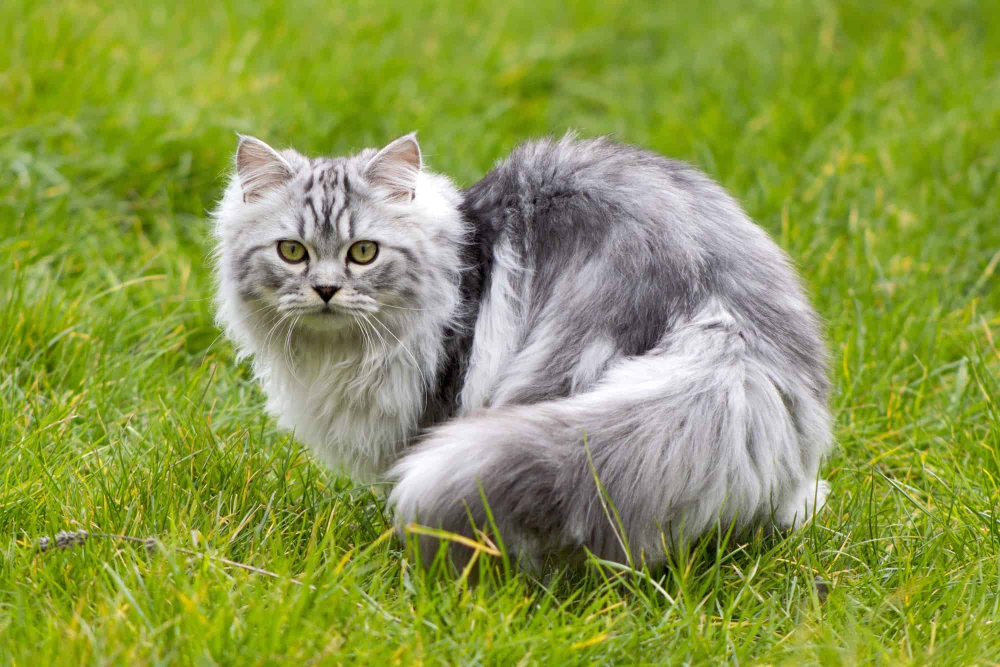
#> input picture dspPython/Image.jpg, 2000 x 1334 px, given in place of the camera (shown at 1/2 size)
$ python 'Activity 5.py'
#> lines starting #> are read from the running program, lines starting #| are printed output that depends on the picture; after the words box and inside, x2 and y2 are one past the last pixel; in counts of white or black regions, pixels touching at a corner belong together
import cv2
import numpy as np
import serial
import time

# ---- SERIAL SETUP ----
ser = serial.Serial('COM3', 9600, timeout=1)  # change 'COM3' to your Arduino port
time.sleep(2)  # wait for serial connection

# ---- CAMERA ----
cap = cv2.VideoCapture(0)  # 0 = default camera

# ---- INITIAL SERVO STATE ----
servo_angle = 90  # middle position
frame_width = int(cap.get(cv2.CAP_PROP_FRAME_WIDTH))

# ---- COLOR RANGE (HSV) for ORANGE ----
lower_color = np.array([10, 100, 100])
upper_color = np.array([25, 255, 255])
# add second range for orange (wraps HSV space)
lower_color2 = np.array([10, 100, 50])
upper_color2 = np.array([25, 255, 200])

while True:
    ret, frame = cap.read()
#> frame is the input picture: shape (1334, 2000, 3); mean B, G, R 74, 153.4, 138.9
    if not ret:
        break

    hsv = cv2.cvtColor(frame, cv2.COLOR_BGR2HSV)
#> hsv: shape (1334, 2000, 3); mean H, S, V 54.8, 140.6, 155.6
    mask1 = cv2.inRange(hsv, lower_color, upper_color)
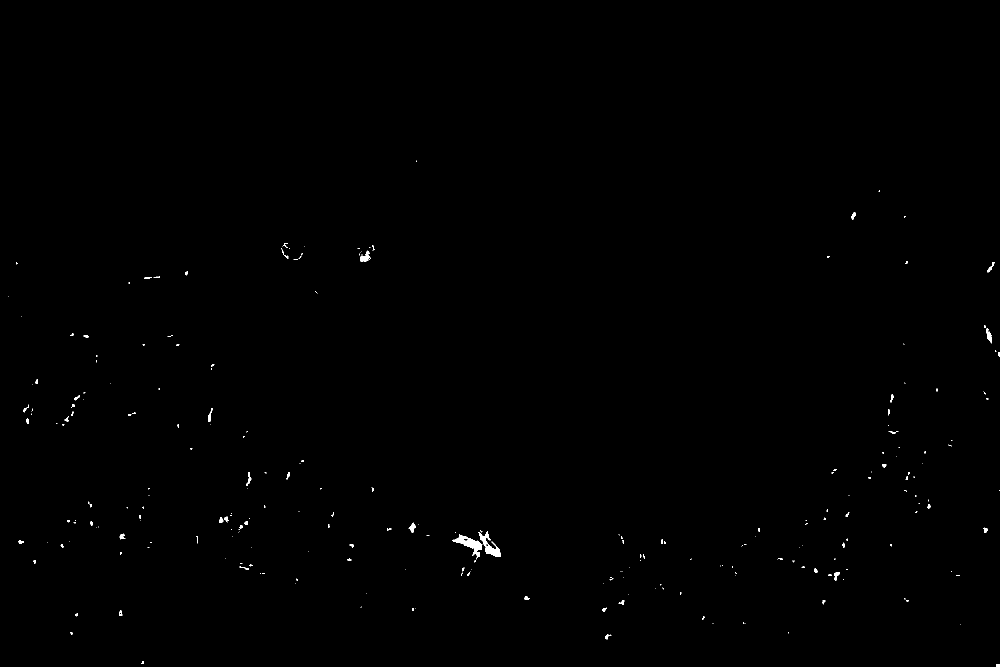
#> mask1: shape (1334, 2000) (shown at 1/2 size); 0.23% white; 255 white regions (185 under 20 px), largest, box (x1, y1, x2, y2) and area: (904, 1069, 965, 1118) 951, (957, 1062, 1002, 1114) 781, (720, 501, 742, 524) 232
    mask2 = cv2.inRange(hsv, lower_color2, upper_color2)
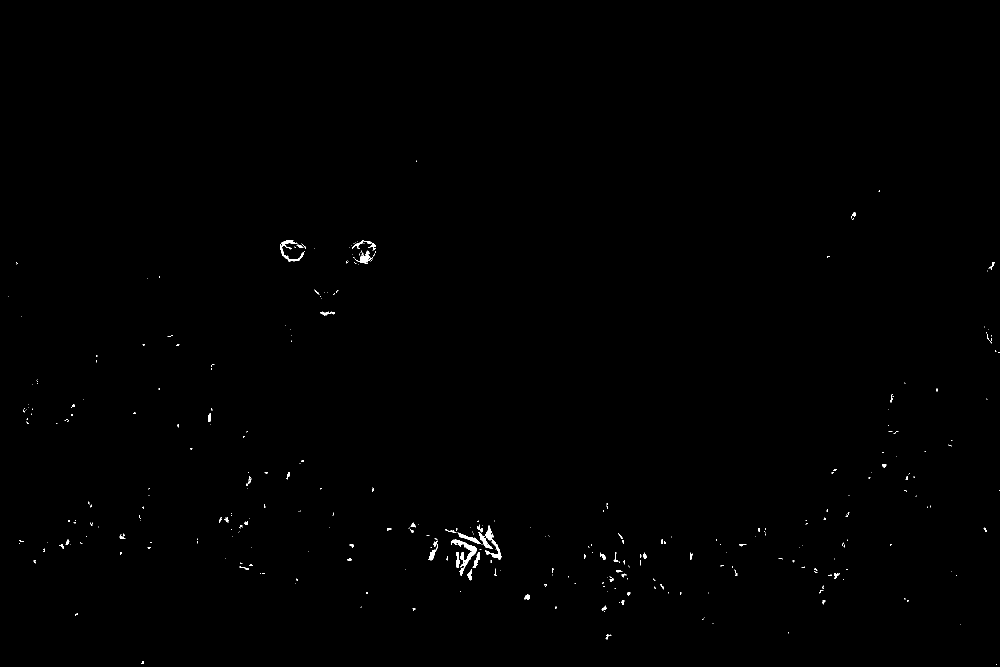
#> mask2: shape (1334, 2000) (shown at 1/2 size); 0.28% white; 356 white regions (290 under 20 px), largest, box (x1, y1, x2, y2) and area: (957, 1051, 1003, 1119) 883, (902, 1078, 954, 1151) 860, (560, 480, 609, 523) 434
    mask = mask1 | mask2
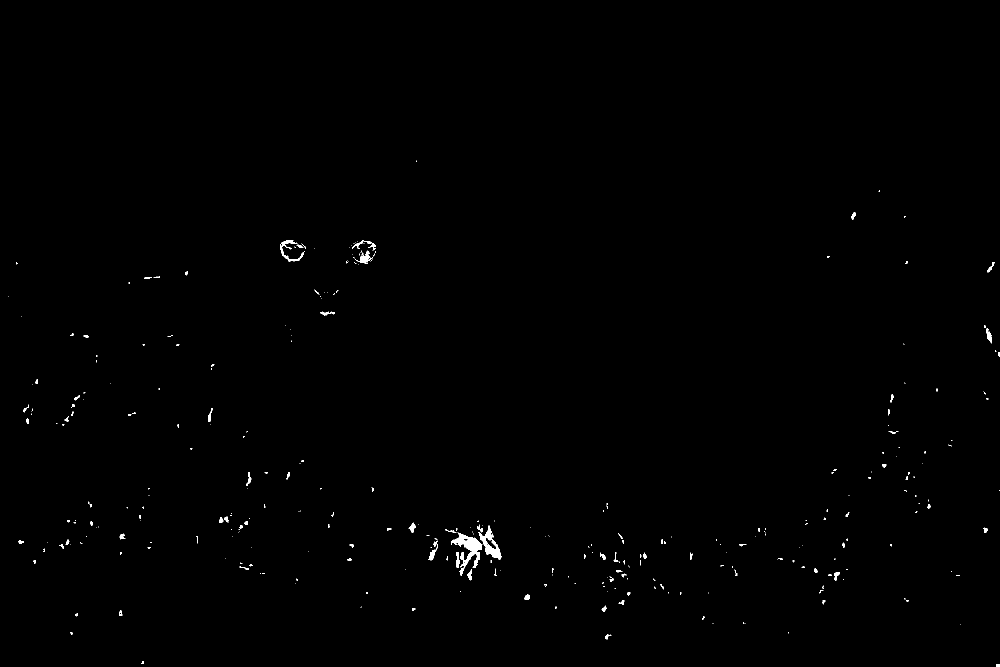
#> mask: shape (1334, 2000) (shown at 1/2 size); 0.36% white; 335 white regions (241 under 20 px)

    # find contours
    contours, _ = cv2.findContours(mask, cv2.RETR_EXTERNAL, cv2.CHAIN_APPROX_SIMPLE)
#> contours = 335 contours, 271 with area under 20; largest, box (x1, y1, x2, y2) and area: (902, 1065, 965, 1151) 1612, (957, 1051, 1003, 1119) 1199, (560, 480, 609, 523) 318, (710, 501, 747, 526) 252, (856, 1081, 876, 1121) 181
    if contours:
        # find largest object
        c = max(contours, key=cv2.contourArea)
#> c = contour of 226 points, box (x1, y1, x2, y2) (902, 1065, 965, 1151), area 1612
        (x, y, w, h) = cv2.boundingRect(c)
#> x = 902; y = 1065; w = 63; h = 86
        obj_center_x = x + w // 2
#> obj_center_x = 933

        # draw rectangle
        cv2.rectangle(frame, (x, y), (x+w, y+h), (0, 255, 0), 2)
#> frame: shape (1334, 2000, 3); 0.03% of pixels changed, all inside (x1, y1, x2, y2) = (901, 1064, 967, 1153)
        cv2.circle(frame, (obj_center_x, y+h//2), 5, (255, 0, 0), -1)
#> frame: shape (1334, 2000, 3); mean B, G, R 74, 153.5, 138.9

        # calculate error from frame center
        error = obj_center_x - frame_width // 2
#> error = -67

        # adjust servo (sensitivity factor)
        if abs(error) > 1:  # tolerance
            if error > 0 and servo_angle > 0:
                servo_angle -= 0.5
            elif error < 0 and servo_angle < 180:
                servo_angle += 0.5

            # send to Arduino
            ser.write(f"{servo_angle}\n".encode())

    cv2.imshow("Frame", frame)
    cv2.imshow("Mask", mask)

    if cv2.waitKey(1) & 0xFF == 27:  # ESC to exit
#> (key Esc is pressed here)
        break

cap.release()
cv2.destroyAllWindows()
ser.close()
